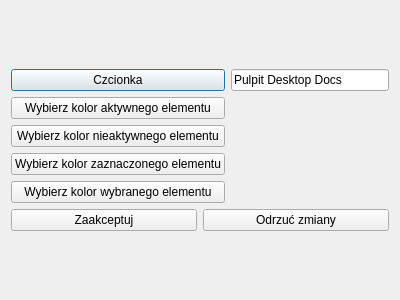
<?xml version="1.0" encoding="UTF-8"?>
<ui version="4.0">
 <class>DialogStyle</class>
 <widget class="QDialog" name="DialogStyle">
  <property name="geometry">
   <rect>
    <x>0</x>
    <y>0</y>
    <width>400</width>
    <height>300</height>
   </rect>
  </property>
  <property name="windowTitle">
   <string>Dialog</string>
  </property>
  <layout class="QGridLayout" name="gridLayout">
   <item row="0" column="0">
    <layout class="QVBoxLayout" name="verticalLayout">
     <item>
      <layout class="QGridLayout" name="gridLayout_2">
       <item row="0" column="0">
        <widget class="QPushButton" name="BCzionka">
         <property name="text">
          <string>Czcionka</string>
         </property>
        </widget>
       </item>
       <item row="1" column="0">
        <widget class="QPushButton" name="BAktywny">
         <property name="text">
          <string>Wybierz kolor aktywnego elementu</string>
         </property>
        </widget>
       </item>
       <item row="2" column="0">
        <widget class="QPushButton" name="BNieaktywny">
         <property name="text">
          <string>Wybierz kolor nieaktywnego elementu</string>
         </property>
        </widget>
       </item>
       <item row="3" column="0">
        <widget class="QPushButton" name="BZaznaczony">
         <property name="text">
          <string>Wybierz kolor zaznaczonego elementu</string>
         </property>
        </widget>
       </item>
       <item row="4" column="0">
        <widget class="QPushButton" name="BWybrany">
         <property name="text">
          <string>Wybierz kolor wybranego elementu</string>
         </property>
        </widget>
       </item>
       <item row="1" column="1">
        <widget class="QLabel" name="labelAkt">
         <property name="text">
          <string/>
         </property>
        </widget>
       </item>
       <item row="2" column="1">
        <widget class="QLabel" name="labelNAkt">
         <property name="text">
          <string/>
         </property>
        </widget>
       </item>
       <item row="3" column="1">
        <widget class="QLabel" name="labelZazn">
         <property name="text">
          <string/>
         </property>
        </widget>
       </item>
       <item row="4" column="1">
        <widget class="QLabel" name="labelWyb">
         <property name="text">
          <string/>
         </property>
        </widget>
       </item>
       <item row="0" column="1">
        <widget class="QLineEdit" name="labelCzcionka">
         <property name="text">
          <string>Pulpit Desktop Docs</string>
         </property>
         <property name="echoMode">
          <enum>QLineEdit::Normal</enum>
         </property>
         <property name="readOnly">
          <bool>true</bool>
         </property>
        </widget>
       </item>
      </layout>
     </item>
     <item>
      <layout class="QHBoxLayout" name="horizontalLayout">
       <item>
        <widget class="QPushButton" name="BZaakceptuj">
         <property name="text">
          <string>Zaakceptuj</string>
         </property>
        </widget>
       </item>
       <item>
        <widget class="QPushButton" name="BOdrzuc">
         <property name="text">
          <string>Odrzuć zmiany</string>
         </property>
        </widget>
       </item>
      </layout>
     </item>
    </layout>
   </item>
  </layout>
 </widget>
 <layoutdefault spacing="6" margin="11"/>
 <resources/>
 <connections/>
</ui>
